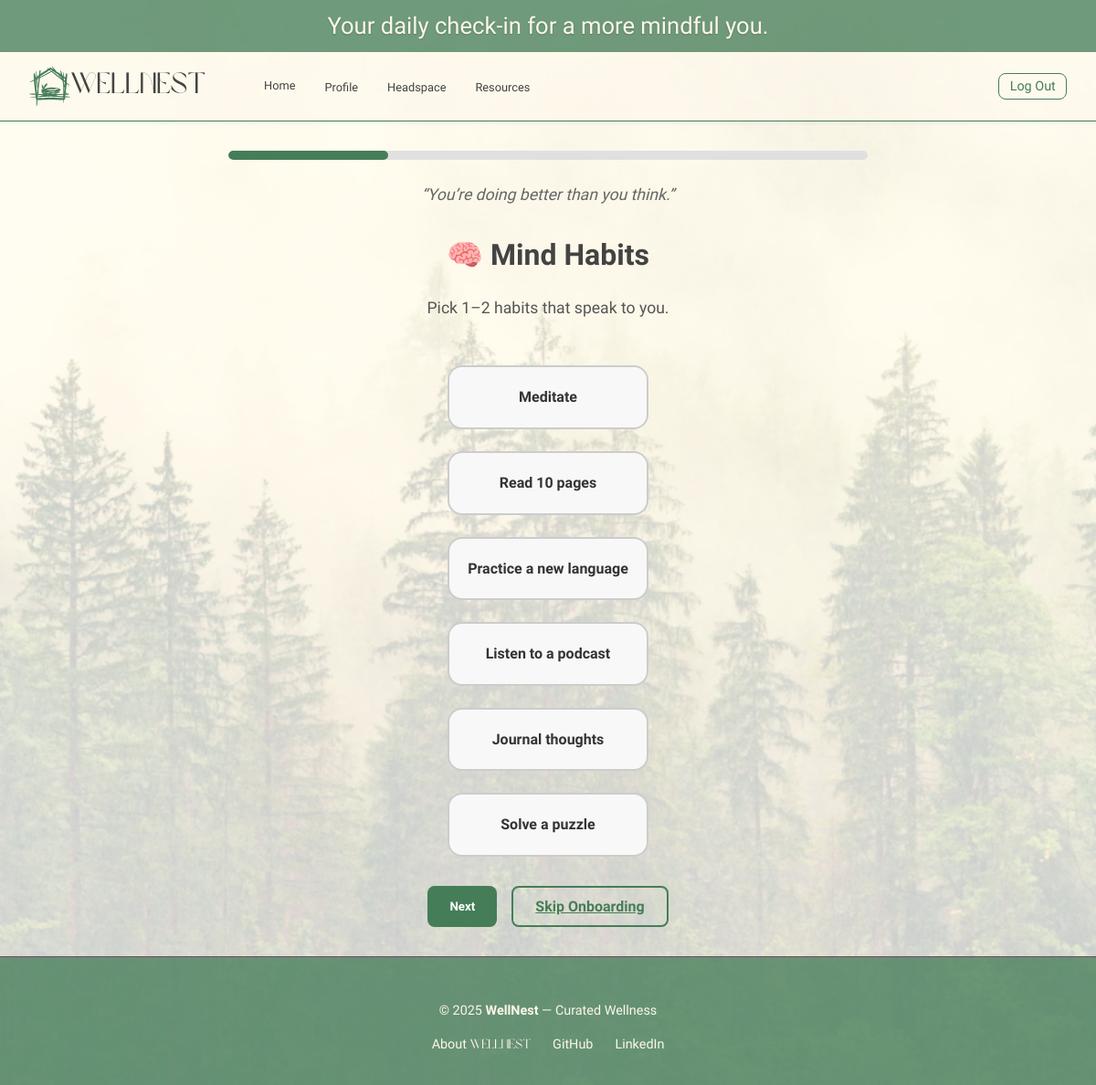
The page /onboarding/habits/ (signed in) on the database as committed earlier.
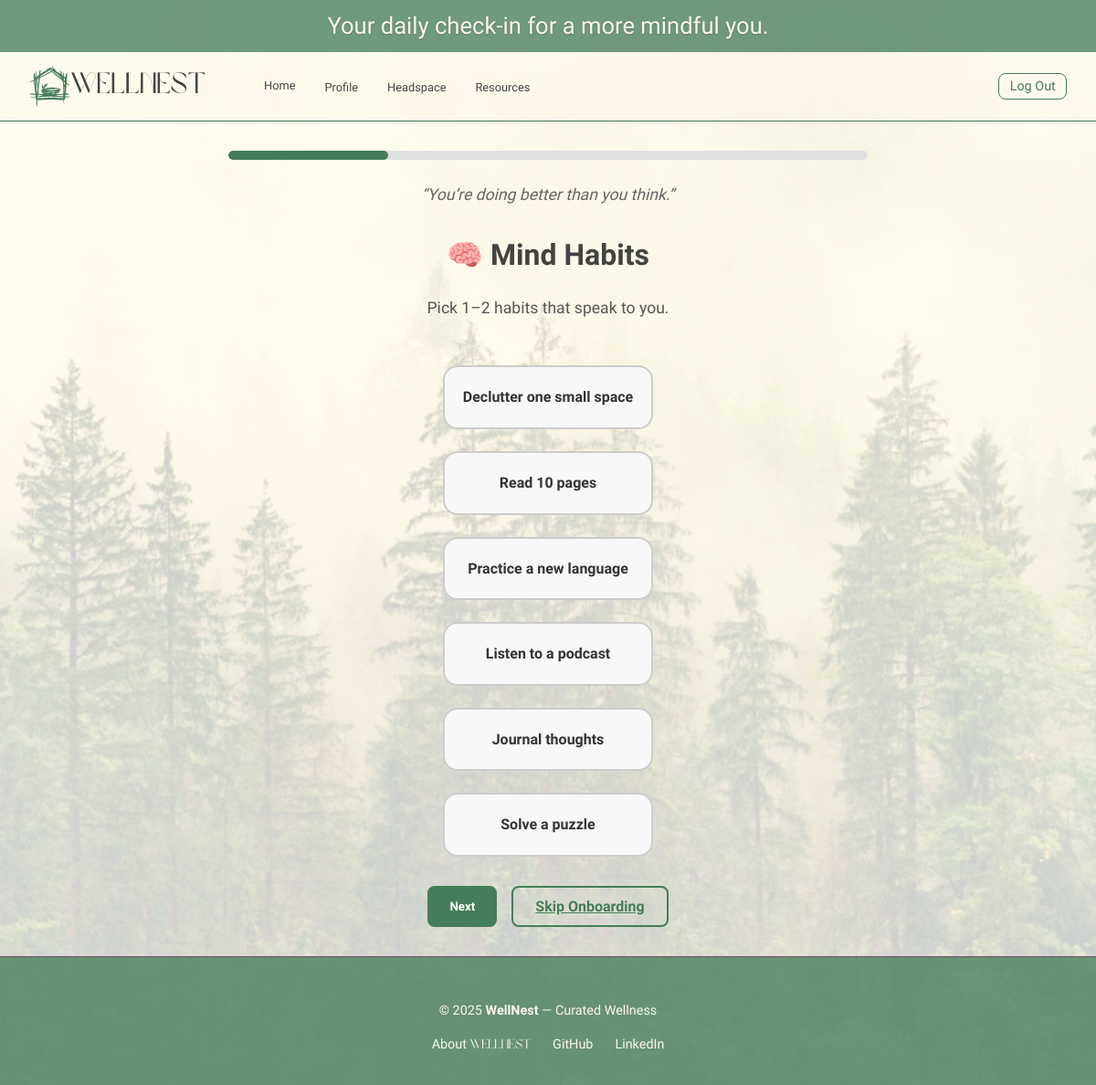
The same page on the database as committed later.
### main_app/models.py (models this page shows, shortened)
class HabitCategory(models.Model):
    name = models.CharField(max_length=100)
    slug = models.SlugField(unique=True, blank=True)

class HabitTemplate(models.Model):
    category = models.ForeignKey(HabitCategory, on_delete=models.CASCADE)
    title = models.CharField(max_length=100)
    description = models.TextField()
    frequency = models.CharField(max_length=50)

### main_app/views/onboarding_views.py (the view, shortened to what this page needs)
# urls.py: path('onboarding/habits/', views.select_habits, name='onboarding-habits'),
@login_required
def select_habits(request):
    category_order = ['mind', 'body', 'soul', 'family']
    index = request.session.get('category_index', 0)
    print("Current index:", index)
    current_slug = category_order[index]
    current_category = HabitCategory.objects.filter(slug=current_slug).first()
    if not current_category:
        return render(request, 'onboarding/missing_category.html', {'slug': current_slug})
    habit_templates = HabitTemplate.objects.filter(category=current_category)
    if request.method == 'POST':
        selected = request.POST.getlist('habits')
        existing = request.session.get('selected_habits', [])
        request.session['selected_habits'] = existing + selected
        request.session['category_index'] = index + 1
        return redirect('onboarding-habits')
    progress_percent = int((index + 1) / len(category_order) * 100)
    return render(request, 'onboarding/select_habits.html', {
        'category': current_category,
        'habit_templates': habit_templates,
        'current_step': index + 1,
        'total_steps': len(category_order),
        'progress_percent': progress_percent,
    })

### main_app/templates/onboarding/select_habits.html (shortened to what this page needs)
{% extends 'base.html' %}
{% load static %}
{% block head %}
<link rel="stylesheet" href="{% static 'css/onboarding/onboarding.css' %}">
{% endblock %}
{% block content %}
<section class="onboarding-container fade-slide">
  <div class="progress-container">
    <div class="progress-bar" style="width: {{ progress_percent }}%;"></div>
  </div>
  <p class="affirmation-text">“You’re doing better than you think.”</p>
  <h1 class="onboarding-title">🧠 {{ category.name }} Habits</h1>
  <p class="onboarding-subtitle">Pick 1–2 habits that speak to you.</p>
  <form method="POST" class="onboarding-form">
    <div class="habit-options">
      {% for habit in habit_templates %}
        <label class="habit-card">
          <span>{{ habit.title }}</span>
        </label>
      {% empty %}
        <p>No habits available in this category.</p>
      {% endfor %}
    </div>
    <div class="onboarding-buttons">
      <button type="submit" class="btn submit">Next</button>
      <a href="{% url 'profile' %}" class="btn skip">Skip Onboarding</a>
    </div>
  </form>
</section>
{% endblock %}

### main_app/templates/base.html (shortened to what this page needs)
<!DOCTYPE html>
<html lang="en">
<head>
    {% load static %}
    <link rel="stylesheet" href="{% static 'css/base.css' %}">
    {% block head %}{% endblock %}
</head>
<body>
    <div class="layout-wrapper">
        <div class="top-banner">
            <span id="quote-text">Your daily check-in for a more mindful you.</span>
        </div>
        <header>
            <nav class="navbar">
                <div class="navbar-left">
                    <img src="{% static 'images/whiteNestHouse.svg' %}" alt="WellNest Logo" class="navbar-logo">
                    <span class="site-title">WellNest</span>
                    {% if user.is_authenticated %}
                        <a href="{% url 'profile' %}">Home</a>
                        {% else %}
                        <a href="{% url 'home' %}">Home</a>
                        {% endif %}
                    <div class="dropdown">
                        <a href="{% url 'profile' %}">Profile</a>
                    </div>
                    <div class="dropdown">
                        <a href="{% url 'headspace-index' %}">Headspace</a>
                    </div>
                    <div class="dropdown">
                        <a href="{% url 'resource-index' %}">Resources</a>
                    </div>
                </div>
                <div class="navbar-right">
                    {% if user.is_authenticated %}
                    <form id="logout-form" method="post" action="{% url 'logout' %}">
                        <button type="submit" class="btn-outline">Log Out</button>
                    </form>
                    {% else %}
                    <a href="{% url 'login' %}" class="btn-outline">Log In</a>
                    <a href="{% url 'signup' %}" class="btn-solid">Sign Up</a>
                    {% endif %}
                </div>
            </nav>
        </header>
        <main>
            {% block content %}
            {% endblock %}
        </main>
        <footer class="footer">
            <p>© 2025 <strong>WellNest</strong> — Curated Wellness</p>
            <div class="footer-links">
                <a href="/about/" class="footer-link">About <span>WellNest</span></a>
              <a href="https://github.com/Angellsworth" class="footer-link" target="_blank" rel="noopener">GitHub</a>
              <a href="https://www.linkedin.com/in/angela-ellsworth/" class="footer-link" target="_blank" rel="noopener">LinkedIn</a>
            </div>
          </footer>
    </div>
</body>
</html>

### main_app/static/css/base.css (style rules this page uses)
body, p, a, li, button, input, textarea { font-family: 'Be Vietnam Pro', sans-serif; }
h1, h2, h3 { font-family: 'Be Vietnam Pro', sans-serif; font-weight: 600; }
.site-title, h1.welcome-title, .profile-container h1, .home-intro h1 { font-family: 'Brown Sugar', cursive; }
:root { --color-brand-primary: #457D58; --color-brand-secondary: #CCC9A1; --color-text-primary: #434343; --color-text-secondary: #8E8E8E; --color-background: #fcf7ea; --color-accent-optional: #754668; }
html, body { height: 100%; margin: 0; }
.layout-wrapper { min-height: 100vh; display: flex; flex-direction: column; }
main { flex: 1; }
body { font-family: 'Be Vietnam Pro', Arial, sans-serif; background: linear-gradient(rgba(255, 255, 255, 0.7), rgba(255, 255, 255, 0.7)), url('/static/images/Reflection.png') no-repeat center center fixed; background-size: cover; color: var(--color-text-primary); line-height: 1.6; height: 800px; display: flex; flex-direction: column; }
.top-banner { background-color: #457d58c5; color: var(--color-background); text-align: center; padding: 0.5rem 1rem; font-size: 1rem; font-weight: 100; }
#quote-text { font-family: 'Style Script', cursive; font-weight: 300; font-size: 1.6rem; color: var(--color-background); transition: opacity 0.9s ease-in-out; text-shadow: 0px 1px 2px rgba(0, 0, 0, 0.2); }
.navbar { display: flex; justify-content: space-between; align-items: center; padding: 0.75rem 2rem; background-color: #fcf7ea7b; box-shadow: 0 2px 4px rgba(0, 0, 0, 0.05); border-bottom: 0.8px solid var(--color-brand-primary); }
.navbar-left, .navbar-right { display: flex; align-items: center; gap: 2rem; }
.navbar-logo { height: 45px; width: auto; }
.site-title { font-family: 'Brown Sugar', sans-serif; font-size: 2rem; color: var(--color-text-primary); margin-left: -2rem; margin-right: 2rem; }
.navbar-left a, .dropdown>a { text-decoration: none; color: var(--color-text-primary); font-weight: 500; font-size: 0.8rem; position: relative; transition: all 0.4s ease; }
.navbar-left a::after, .dropdown>a::after { content: ""; position: absolute; width: 0%; height: 2px; bottom: -2px; left: 0; background-color: var(--color-accent-optional); transition: width 0.6s ease; }
.dropdown { position: relative; }
.btn-solid, .btn-outline, .small-btn { text-decoration: none; font-size: 0.9rem; padding: 0.3rem 0.7rem; border-radius: 8px; font-weight: 500; display: inline-block; transition: background-color 0.3s ease, color 0.3s ease; }
.btn-outline { border: 1px solid var(--color-brand-primary); color: var(--color-brand-primary); background-color: transparent; }
.footer { text-align: center; padding: 2rem 1rem; background-color: #457d58c5; border-top: 1px solid var(--color-accent-optional); font-family: 'Be Vietnam Pro', sans-serif; font-size: 0.9rem; color: var(--color-background); }
.footer strong { font-weight: 600; color: var(--color-background); }
.footer-links { margin-top: 0.5rem; display: flex; justify-content: center; gap: 1.5rem; flex-wrap: wrap; }
.footer-link { color: var(--color-background); text-decoration: none; font-weight: 500; transition: color 0.3s ease; }
footer span { font-family: 'Brown Sugar', cursive; font-weight: 400; }

Rows that differ between the two databases and show on the page:
changed HabitTemplate: title "Meditate" → "Declutter one small space"
